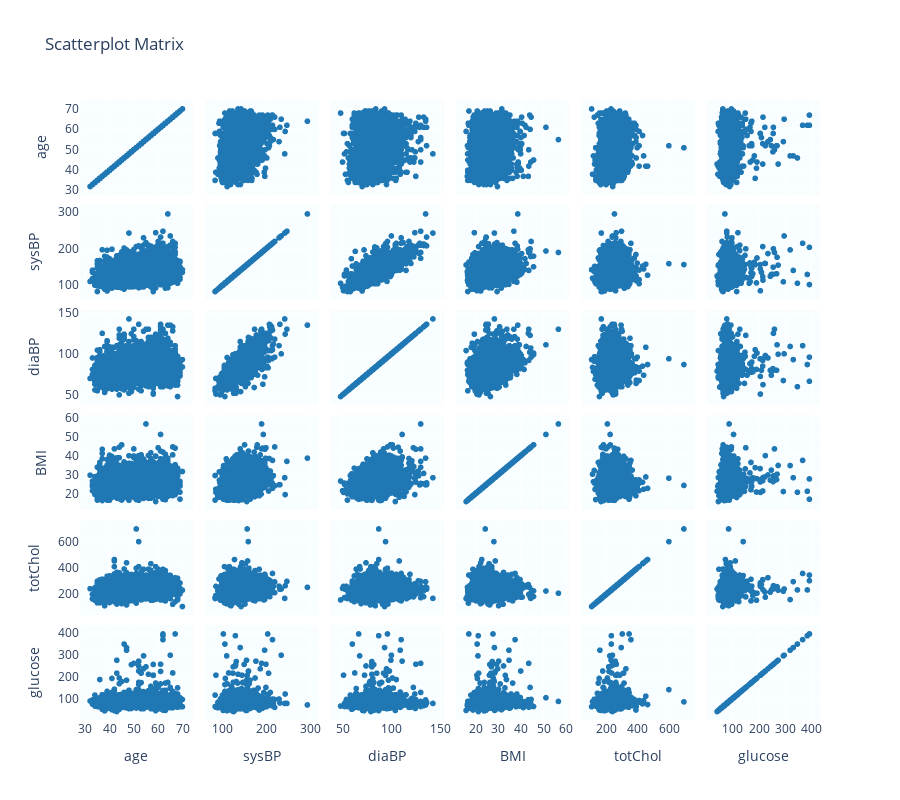

Here is the notebook cell this chart was saved with:
### Code cell
# Динамическая визуализация
fig = px.scatter_matrix(df, dimensions=key_numeric, 
                       color_discrete_sequence=['#1f77b4'],
                       title='Scatterplot Matrix')
fig.update_layout(plot_bgcolor='#f8fdff', height=800, font=dict(size=12))
fig.show()

### Figure 1 — Plotly figure (JSON) as saved in the notebook; plotly's stock layout.template omitted (floating-point values rounded to 4 significant figures; data arrays with more than 128 entries replaced by an {"elided": "..."} marker saying what was removed)
{"data": [{"dimensions": [{"axis": {"matches": true}, "label": "age", "values": {"elided": "3390 int values"}}, {"axis": {"matches": true}, "label": "sysBP", "values": {"elided": "3390 float values"}}, {"axis": {"matches": true}, "label": "diaBP", "values": {"elided": "3390 float values"}}, {"axis": {"matches": true}, "label": "BMI", "values": {"elided": "3390 float values"}}, {"axis": {"matches": true}, "label": "totChol", "values": {"elided": "3390 int values"}}, {"axis": {"matches": true}, "label": "glucose", "values": {"elided": "3390 int values"}}], "hovertemplate": "%{xaxis.title.text}=%{x}<br>%{yaxis.title.text}=%{y}<extra></extra>", "legendgroup": "", "marker": {"color": "#1f77b4", "symbol": "circle"}, "name": "", "showlegend": false, "type": "splom"}], "layout": {"dragmode": "select", "font": {"size": 12}, "height": 800, "legend": {"tracegroupgap": 0}, "plot_bgcolor": "#f8fdff", "title": {"text": "Scatterplot Matrix"}}}
